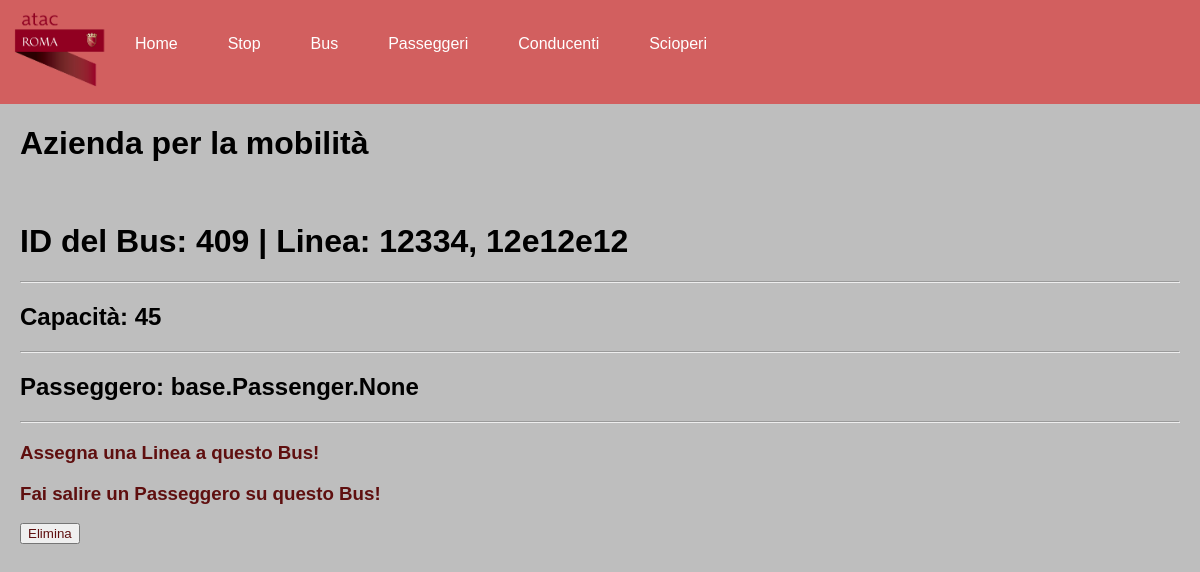
/bus/409, run on the app's committed database.
### base/models.py (models this page shows, shortened)
class Bus(models.Model):
    bus_id = models.CharField(max_length=4, db_index=True, unique=True, primary_key=True)
    lines = models.ManyToManyField(Line)
    capacity = models.PositiveIntegerField()
    passengers = models.ManyToManyField(Passenger)

### base/views.py (the view)
# urls.py: path('bus/<str:bus_id>', views.bus, name='bus'),
def bus(request, bus_id):
    req_bus = Bus.objects.get(bus_id=bus_id)
    if req_bus.lines.exists():
        req_line_numbers = [line.line_number for line in req_bus.lines.all()]
        req_line = ', '.join(req_line_numbers)
    else:
        req_line = 'Non Assegnata'
    context = {'bus': req_bus, 'line': req_line}
    return render(request, "base/details/bus.html", context)

### templates/base/details/bus.html (shortened to what this page needs)
{% extends "main.html" %}
{% block content %}
<h1>ID del Bus: {{bus.bus_id}} | Linea: {{line}}</h1>
<hr>
<h2>Capacità: {{bus.capacity}}</h2>
<hr>
<h2>Passeggero: {{bus.passengers}}</h2>
<hr>
    <h3><a href="{% url 'create-line_to_bus' bus.bus_id %}">Assegna una Linea a questo Bus!</a></h3>
    <h3><a href="{% url 'create-passenger_on_bus' bus.bus_id %}">Fai salire un Passeggero su questo Bus!</a></h3>
<div>
    <button>
        <a href="{% url 'delete-bus' bus.bus_id %}">Elimina</a>
    </button>
{% endblock content %}

### static/main.css (style rules this page uses)
body { background-color: rgb(190, 190, 190); margin: 0px; }
a { color: rgb(95, 15, 15); text-decoration: none; }

### data on the page
Bus: bus_id "409", capacity "45", passengers "base.Passenger.None"

### other printed values
{{ line }} "12334, 12e12e12"
